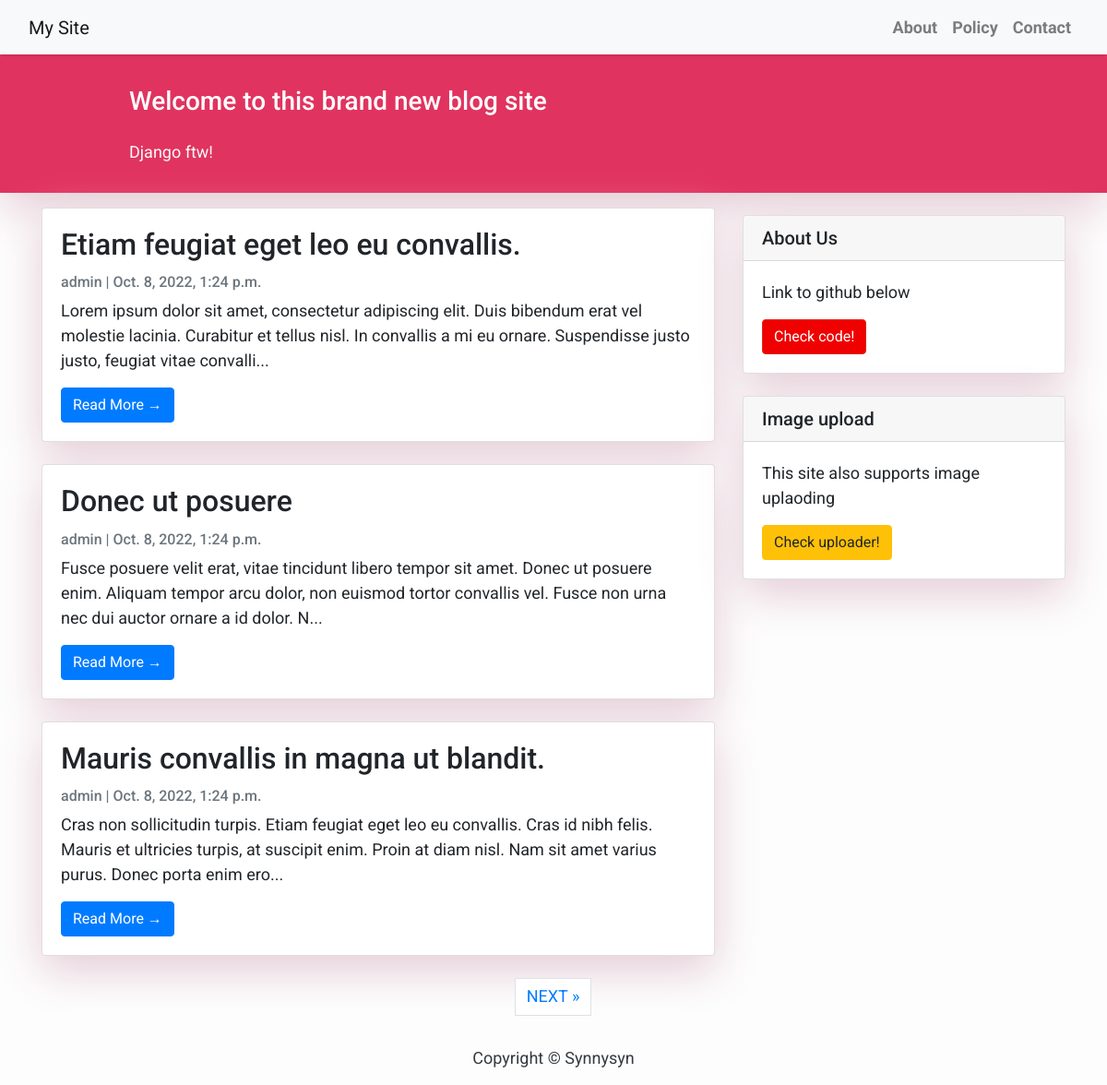
The app's page /, older data.
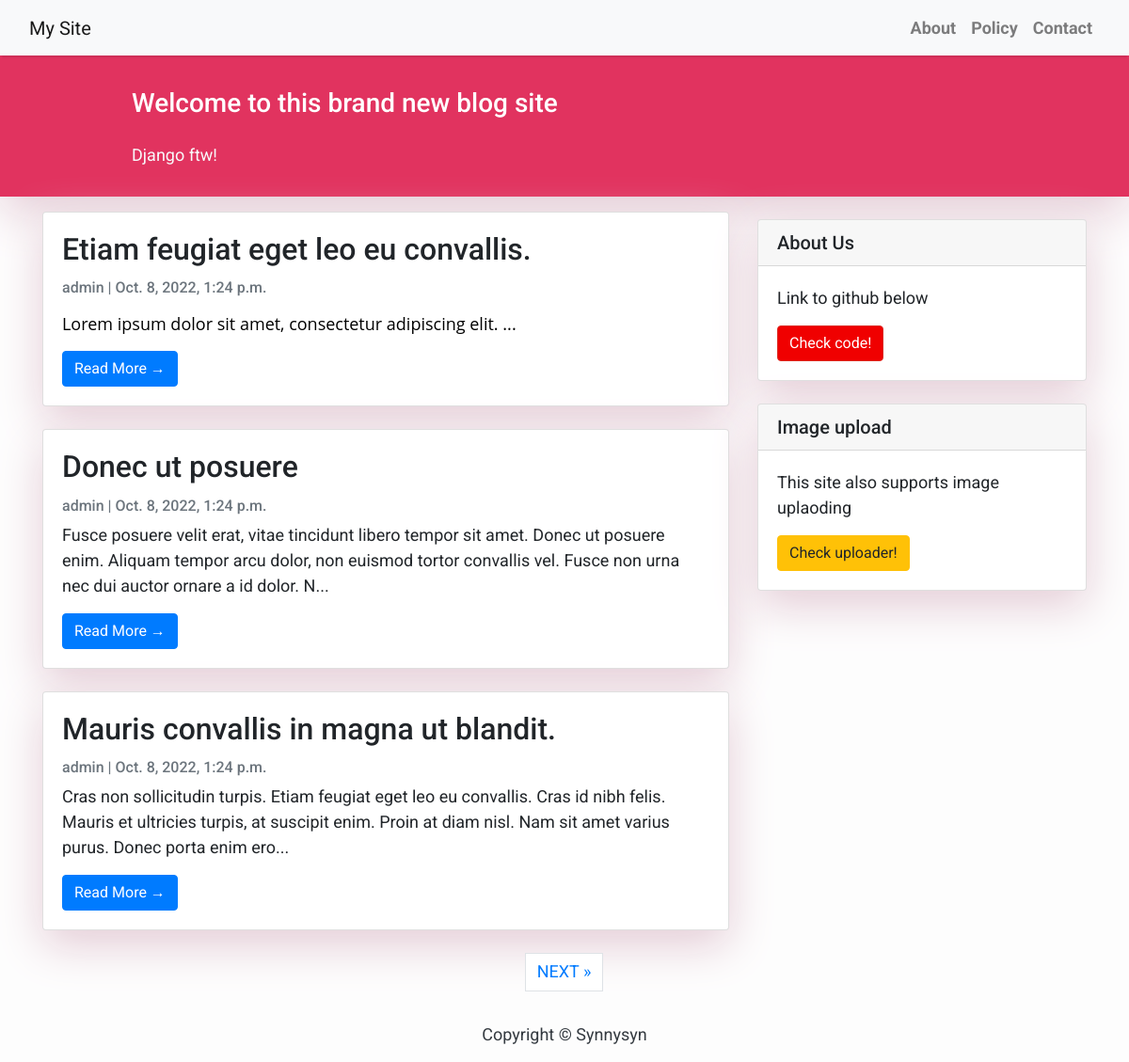
The same page, newer data.
### blog/models.py (models this page shows, shortened)
class Post(models.Model):
    title = models.CharField(max_length=200, unique=True)
    slug = models.SlugField(max_length=200, unique=True)
    author = models.ForeignKey(User, on_delete= models.CASCADE,related_name='blog_posts')
    updated_on = models.DateTimeField(auto_now= True)
    content = models.TextField()
    created_on = models.DateTimeField(auto_now_add=True)
    status = models.IntegerField(choices=STATUS, default=0)
    class Meta:
        ordering = ['-created_on']

### blog/views.py (the view)
# urls.py: path('', views.PostList.as_view(), name='home'),
class PostList(generic.ListView):
    queryset = Post.objects.filter(status=1).order_by('-created_on')
    template_name = 'index.html'
    paginate_by = 3

### templates/index.html (shortened to what this page needs)
{% extends "base.html" %}
{% block content %}
<header class="masthead">
    <div class="container">
        <div class="row">
            <div class=" col-md-8 col-md-10 mx-auto">
                <div class="site-heading">
                    <h3 class=" site-heading my-4 mt-3 text-white"> Welcome to this brand new blog site </h3>
                    <p class="text-light">Django ftw! &nbsp
                    </p>
                </div>
            </div>
        </div>
    </div>
</header>
<div class="container">
    <div class="row">
        <div class="col-md-8 mt-3 left">
            {% for post in post_list %}
            <div class="card mb-4">
                <div class="card-body">
                    <h2 class="card-title">{{ post.title }}</h2>
                    <p class="card-text text-muted h6">{{ post.author }} | {{ post.created_on}} </p>
                    <p class="card-text">{{post.content|slice:":200"|safe }}...</p>
                    <a href="{% url 'post_detail' post.slug  %}" class="btn btn-primary">Read More &rarr;</a>
                </div>
            </div>
            {% endfor %}
        </div>
        {% block sidebar %} {% include 'sidebar.html' %} {% endblock sidebar %}
    </div>
</div>
{% if is_paginated %}
  <nav aria-label="Page navigation conatiner">
    <ul class="pagination justify-content-center">
        {% if page_obj.has_next %}
        <li><a href="?page={{ page_obj.next_page_number }}" class="page-link"> NEXT &raquo;</a></li>
        {% endif %}
      </ul>
  </nav>
{% endif %}
{%endblock%}

Row changes from the older to the newer data that the page shows:
changed Post "Etiam feugiat eget leo eu convallis.": content "…amet, consectetur adipiscing elit. Duis bibendum erat vel molestie lacinia. Curabitur et tellus nisl. In convallis a mi eu ornare. Suspendisse justo justo, feugiat vitae convalli" → "Lorem ipsum dolor sit amet, consectetur adipiscing elit."
